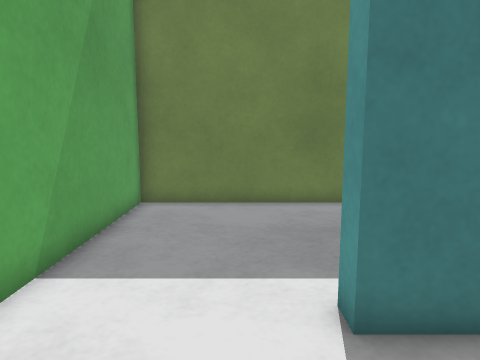
View 1 (above)

12 first-person views from a walk through a world built for the Gazebo simulator. The camera is 0.53 m above the floor, tilts 8° down and sees 70° across. The floor is counted in squares, 0.2 m on a side. Each view is taken from the middle of a square. On the plan, view 1 faces up. The plan holds only what a view shows up to about 20 squares ahead; the rest is blank.

View 2
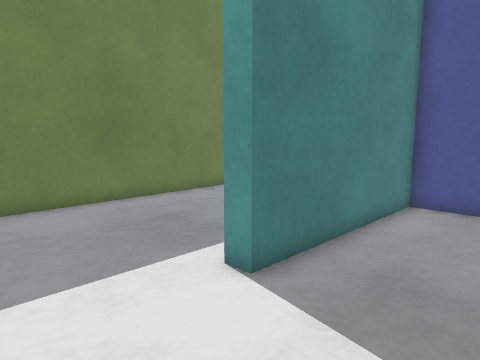

View 3
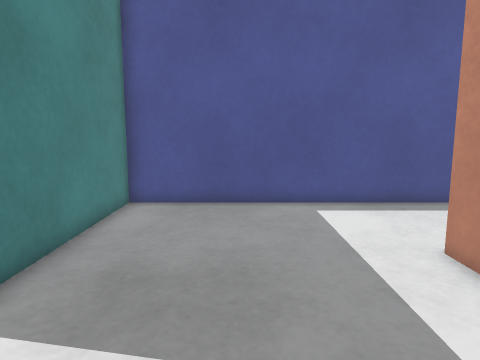

View 4
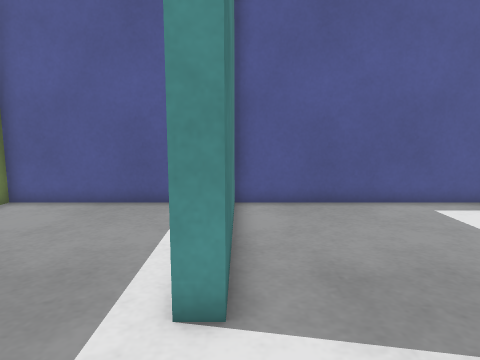

View 5
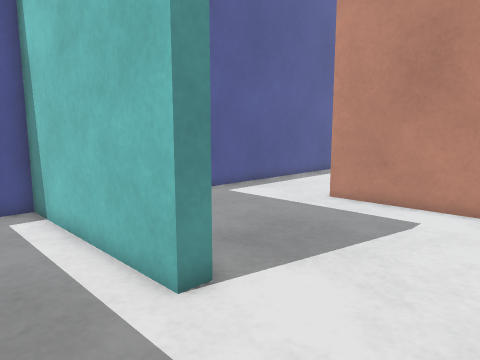

View 6
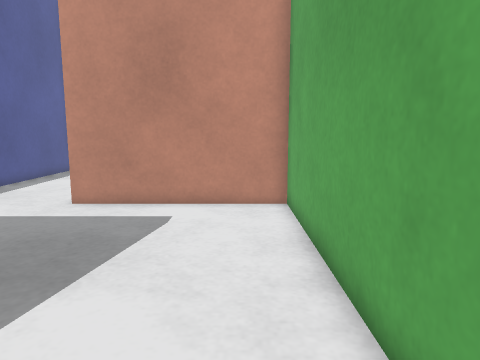

View 7
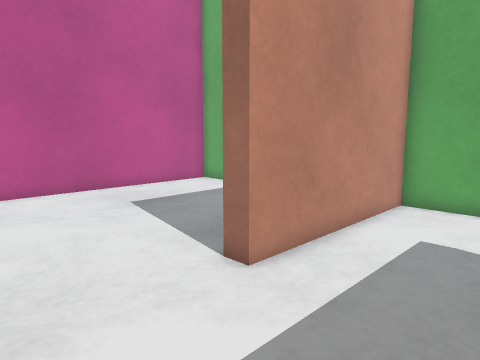

View 8
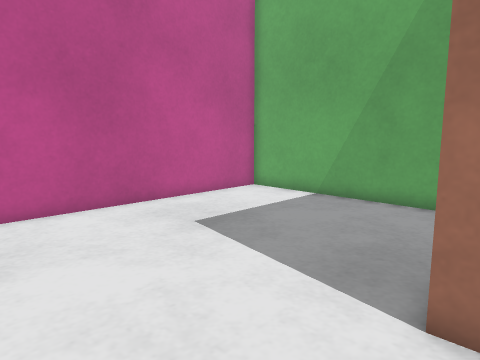

View 9
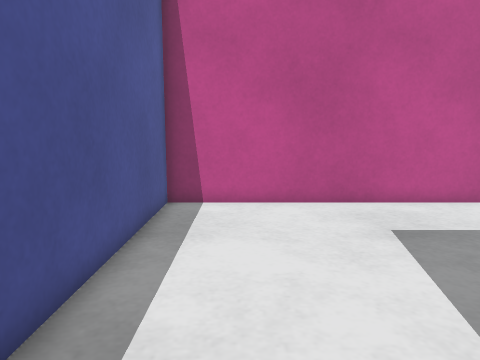

View 10
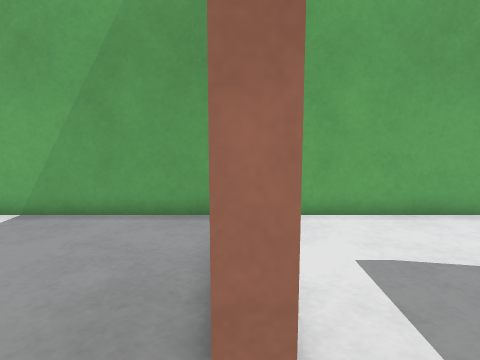

View 11
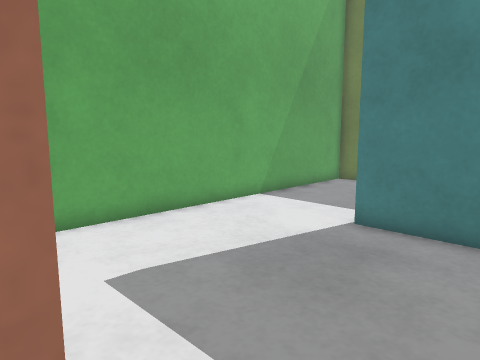

View 12
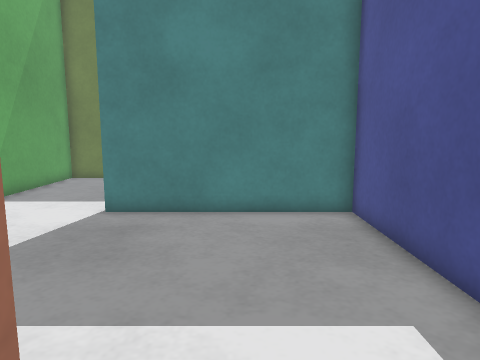

### Floor plan
Ten units are one square. View 1 is at (0, 0); x grows to the right and y downward. Boxes are objects, and circles mark ways between rooms. Rooms are numbered by the first view taken in them; rooms with no view inside come last. Other rooms are left out.
<svg viewBox="-43 -132 145 294">
<path fill="none" stroke="#000" d="M97 55 97 -42 15 -42M-38 -35 -38 45 42 45 42 53M15 -42 15 -49 97 -49 97 -127 -38 -127 -38 -35M-38 59 -38 157 97 157 97 55"/>
<circle cx="-10" cy="-45" r="3" fill="#2a7"/>
<circle cx="70" cy="50" r="3" fill="#2a7"/>
<text x="30" y="10">1</text>
<text x="30" y="-90">2</text>
<text x="30" y="100">3</text>
</svg>
Room 1 opens to room 2. Room 1 opens to room 3.

Where each view was taken, in squares from view 1:
view 1: 0 up, 0 right, facing up
view 2: 0 up, 3 left, facing up-right
view 3: 0 up, 3 left, facing right
view 4: 4 up, 3 left, facing right
view 5: 8 up, 3 left, facing down-right
view 6: 8 up, 2 left, facing down
view 7: 0 up, 9 right, facing down-left
view 8: 4 down, 9 right, facing down-left
view 9: 3 down, 7 right, facing down
view 10: 5 down, 7 right, facing left
view 11: 5 down, 6 right, facing up-left
view 12: 7 down, 6 right, facing up
